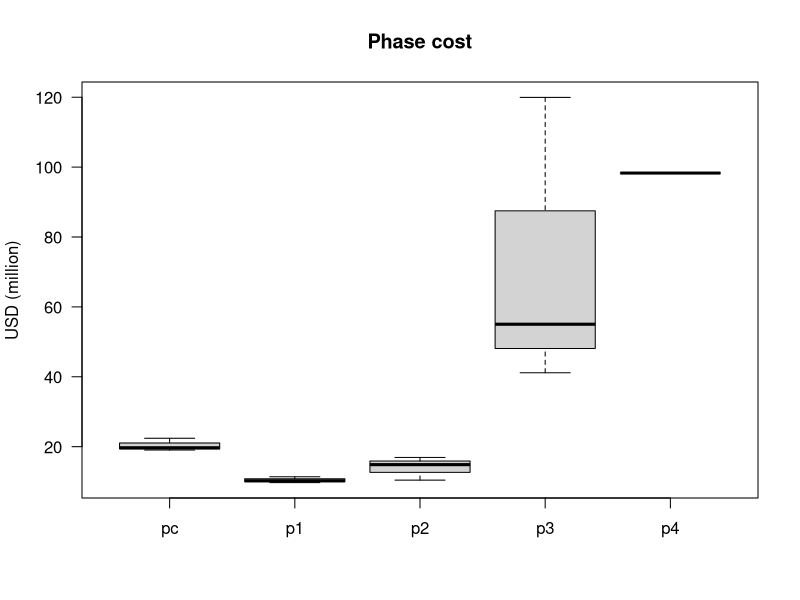
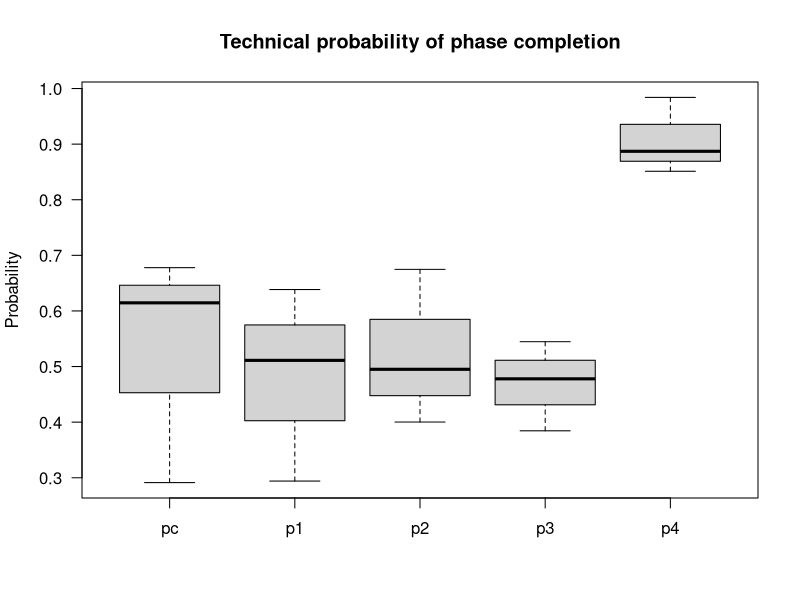
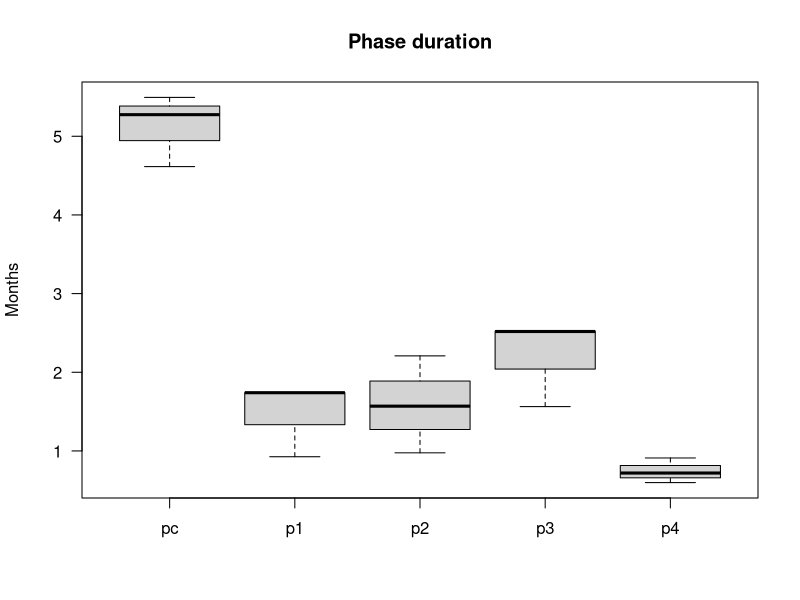
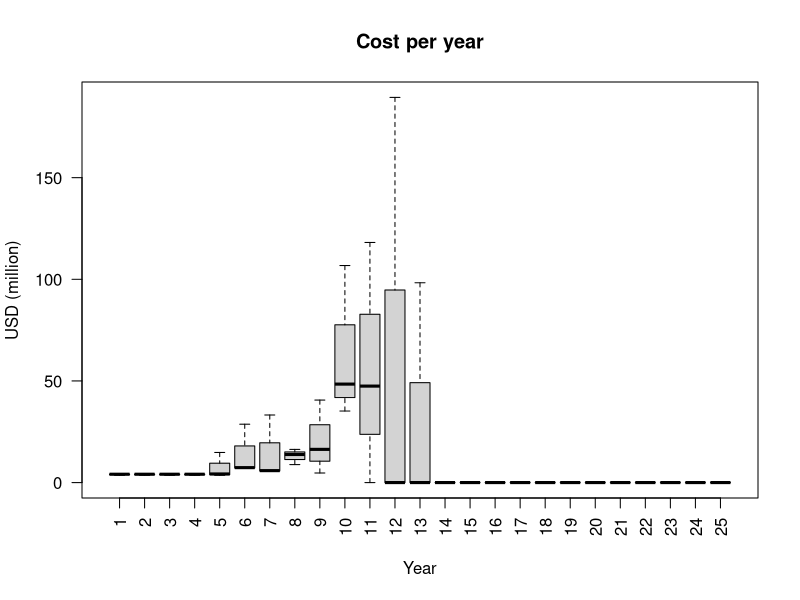
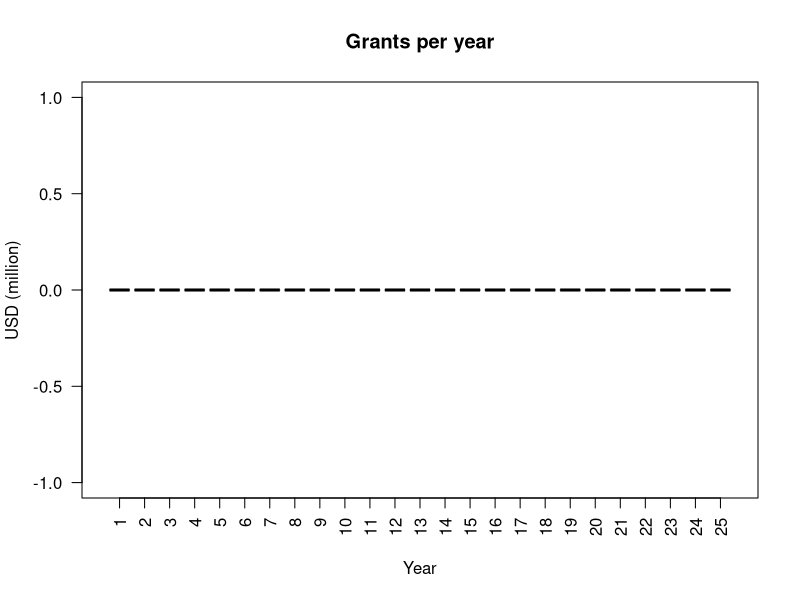
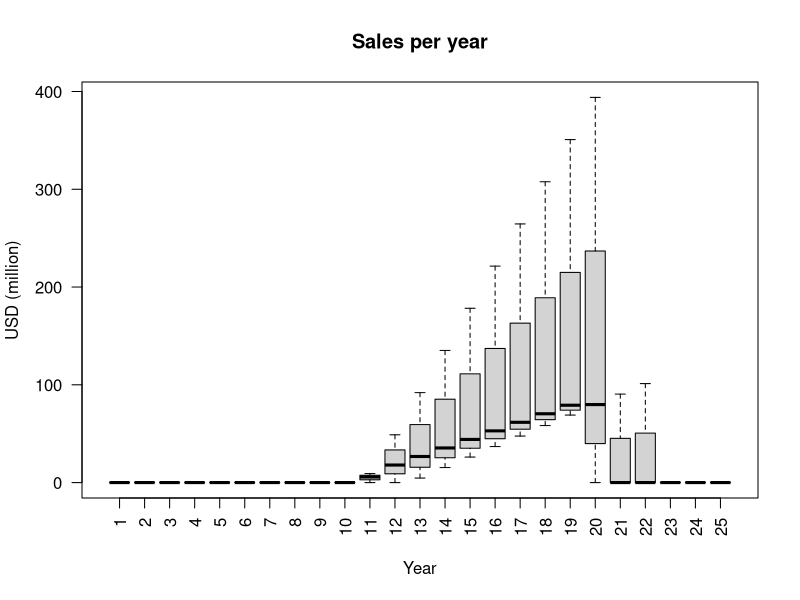
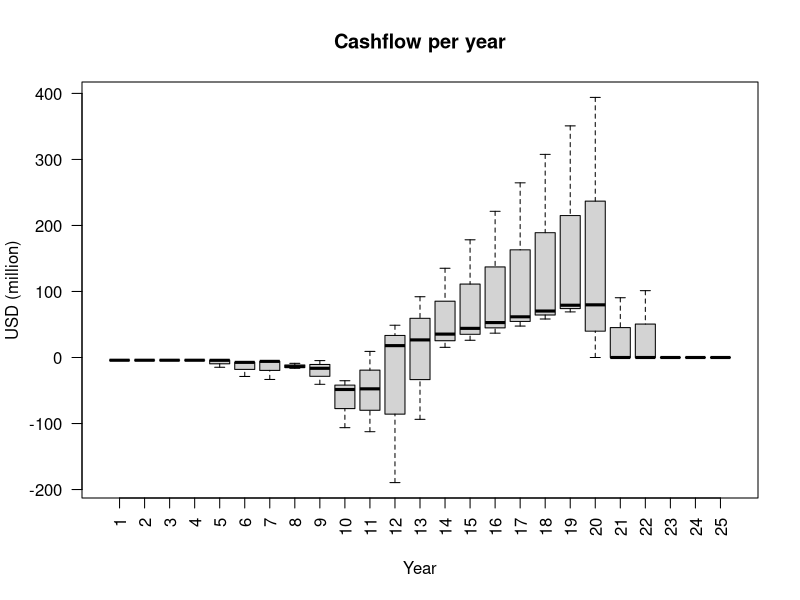

R code for these plots, in order:
set.seed(2)
N     = 3
YEARS = 25

# Create dataset for sampling
obs <- data.frame(subject=1:N)

# Sample: Pre-clinical
obs$pc.time          <- runif(N, min=4.3, max=6)
obs$p1.time          <- runif(N, min=0.75, max=1.8)
obs$p2.time          <- runif(N, min=0.75, max=2.5)
obs$p3.time          <- runif(N, min=0.83, max=3.9)
obs$p4.time          <- runif(N, min=0.5, max=1.04)
obs$m.time           <- 10

obs$pc.prob          <- runif(N, min=0.175, max=0.69)
obs$p1.prob          <- runif(N, min=0.25, max=0.837)
obs$p2.prob          <- runif(N, min=0.34, max=0.74)
obs$p3.prob          <- runif(N, min=0.314, max=0.786)
obs$p4.prob          <- runif(N, min=0.83, max=0.99)
obs$m.prob           <- 1

obs$pc.cost          <- runif(N, min=19, max=23.2)
obs$p1.cost          <- runif(N, min=7.3, max=12)
obs$p2.cost          <- runif(N, min=7.12, max=18.72)
obs$p3.cost          <- runif(N, min=26.88, max=121.68)
obs$p4.cost          <- rep(98.297168, N)
obs$m.cost           <- 0

obs$pc.revenue       <- rep(0, N)
obs$p1.revenue       <- rep(0, N)
obs$p2.revenue       <- rep(0, N)
obs$p3.revenue       <- rep(0, N)
obs$p4.revenue       <- rep(0, N)
obs$m.revenue        <- runif(N, min=218, max=2500)

discount.rate <- runif(N, 0.09, 0.24)
obs$pc.discount.rate <- discount.rate
obs$p1.discount.rate <- discount.rate
obs$p2.discount.rate <- discount.rate
obs$p3.discount.rate <- discount.rate
obs$p4.discount.rate <- discount.rate
obs$m.discount.rate  <- discount.rate

# Compute: Time to phase
obs$pc.timeto        <- 0
obs$p1.timeto        <- obs$pc.timeto + obs$pc.time
obs$p2.timeto        <- obs$p1.timeto + obs$p1.time
obs$p3.timeto        <- obs$p2.timeto + obs$p2.time
obs$p4.timeto        <- obs$p3.timeto + obs$p3.time
obs$m.timeto         <- obs$p4.timeto + obs$p4.time

# Compute: Probability
obs$m.prob.remaining  <- 1
obs$p4.prob.remaining <- obs$m.prob.remaining  * obs$p4.prob
obs$p3.prob.remaining <- obs$p4.prob.remaining * obs$p3.prob
obs$p2.prob.remaining <- obs$p3.prob.remaining * obs$p2.prob
obs$p1.prob.remaining <- obs$p2.prob.remaining * obs$p1.prob
obs$pc.prob.remaining <- obs$p1.prob.remaining * obs$pc.prob


# Make prop specific data frames
cost    <- data.frame(pc=obs$pc.cost, p1=obs$p1.cost, p2=obs$p2.cost, p3=obs$p3.cost, p4=obs$p4.cost)
prob    <- data.frame(pc=obs$pc.prob, p1=obs$p1.prob, p2=obs$p2.prob, p3=obs$p3.prob, p4=obs$p4.prob)
time    <- data.frame(pc=obs$pc.time, p1=obs$p1.time, p2=obs$p2.time, p3=obs$p3.time, p4=obs$p4.time)
revenue <- data.frame(pc=obs$pc.revenue, p1=obs$p1.revenue, p2=obs$p2.revenue, p3=obs$p3.revenue, p4=obs$p4.revenue)
timeto  <- data.frame(pc=obs$pc.timeto, p1=obs$p1.timeto, p2=obs$p2.timeto, p3=obs$p3.timeto, p4=obs$p4.timeto)

# Compute: Market slope
obs$m.revenue.y1 <- 0
obs$m.revenue.y2 <- obs$m.revenue * 2 / (obs$m.time + 1)  # compute pys
obs$m.revenue.m  <- obs$m.revenue.y2 / obs$m.time         # compute slope


# Summarize
boxplot(cost, ylab='USD (million)', main='Phase cost', las=1)
boxplot(prob, ylab='Probability', main='Technical probability of phase completion', las=1)
boxplot(time, ylab='Months', main='Phase duration', las=1)


# Helper funtion: Splitting prop over years uniformly
prop.at.year <- function(n, prop, time, timeto) {
# TODO: Does not work for prob cuz of product rather than sum!
  unit      <- prop / time
  ongoing   <- n <= floor(time + timeto) & n >= timeto
  last      <- n == ceiling(timeto + time)
  remainder <- prop - unit * floor(time)
  (ongoing * unit) + (last * remainder)
}

# Helper funtion: Splitting sales over years linearly
sales.at.year <- function(yr) {
  myr <- yr - obs$m.timeto
  ifelse(myr <= obs$m.time & myr >= 0, obs$m.revenue.m * myr, 0)
}


# Transform: Phasely to yearly
yearly <- data.frame()
for (year in 1:YEARS) {
  yr  <- rep(year, N)
  cst <- apply(prop.at.year(year, cost, time, timeto), 1, sum)
  rvn <- apply(prop.at.year(year, revenue, time, timeto), 1, sum)
  sls <- sales.at.year(year)
  yearly <- rbind(yearly, data.frame(subject=1:N, year=yr, cost=cst, revenue=rvn, sales=sls))
}

# Compute: yearly cashflow
yearly$cashflow <- yearly$revenue + yearly$sales - yearly$cost


# Plot: Yearly data
boxplot(yearly$cost ~ yearly$year, xlab='Year', ylab='USD (million)', las=2, main='Cost per year')
boxplot(yearly$revenue ~ yearly$year, xlab='Year', ylab='USD (million)', las=2, main='Grants per year')
boxplot(yearly$sales ~ yearly$year, xlab='Year', ylab='USD (million)', las=2, main='Sales per year')
boxplot(yearly$cashflow ~ yearly$year, xlab='Year', ylab='USD (million)', las=2, main='Cashflow per year')
